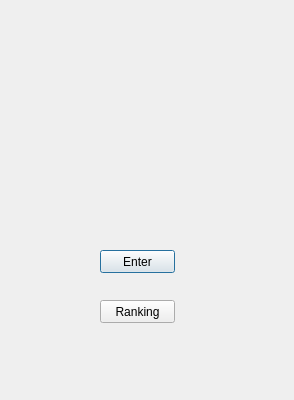
<?xml version="1.0" encoding="UTF-8"?>
<ui version="4.0">
 <class>Hello</class>
 <widget class="QDialog" name="Hello">
  <property name="geometry">
   <rect>
    <x>0</x>
    <y>0</y>
    <width>294</width>
    <height>400</height>
   </rect>
  </property>
  <property name="windowTitle">
   <string>Dialog</string>
  </property>
  <widget class="QPushButton" name="pushButton">
   <property name="geometry">
    <rect>
     <x>100</x>
     <y>250</y>
     <width>75</width>
     <height>23</height>
    </rect>
   </property>
   <property name="text">
    <string>Enter</string>
   </property>
  </widget>
  <widget class="QPushButton" name="pushButton_2">
   <property name="geometry">
    <rect>
     <x>100</x>
     <y>300</y>
     <width>75</width>
     <height>23</height>
    </rect>
   </property>
   <property name="text">
    <string>Ranking</string>
   </property>
  </widget>
 </widget>
 <resources/>
 <connections/>
</ui>
